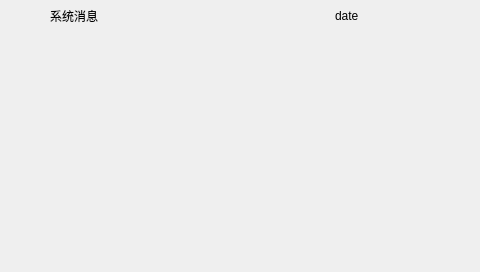
<?xml version="1.0" encoding="UTF-8"?>
<ui version="4.0">
 <class>BaseDialog</class>
 <widget class="QDialog" name="BaseDialog">
  <property name="geometry">
   <rect>
    <x>0</x>
    <y>0</y>
    <width>480</width>
    <height>272</height>
   </rect>
  </property>
  <property name="windowTitle">
   <string>BaseDialog</string>
  </property>
  <widget class="QWidget" name="widget" native="true">
   <property name="geometry">
    <rect>
     <x>0</x>
     <y>0</y>
     <width>480</width>
     <height>32</height>
    </rect>
   </property>
   <widget class="QLabel" name="cur_datetime">
    <property name="geometry">
     <rect>
      <x>335</x>
      <y>0</y>
      <width>145</width>
      <height>32</height>
     </rect>
    </property>
    <property name="text">
     <string>date</string>
    </property>
   </widget>
   <widget class="QLabel" name="logo">
    <property name="geometry">
     <rect>
      <x>0</x>
      <y>0</y>
      <width>50</width>
      <height>32</height>
     </rect>
    </property>
    <property name="text">
     <string/>
    </property>
    <property name="pixmap">
     <pixmap resource="skin.qrc">:/res/mogu33.png</pixmap>
    </property>
   </widget>
   <widget class="QLabel" name="label">
    <property name="geometry">
     <rect>
      <x>50</x>
      <y>0</y>
      <width>250</width>
      <height>32</height>
     </rect>
    </property>
    <property name="text">
     <string>系统消息</string>
    </property>
   </widget>
  </widget>
  <widget class="QStackedWidget" name="base_stackedWidget">
   <property name="geometry">
    <rect>
     <x>0</x>
     <y>33</y>
     <width>480</width>
     <height>240</height>
    </rect>
   </property>
  </widget>
 </widget>
 <layoutdefault spacing="6" margin="11"/>
 <resources>
  <include location="skin.qrc"/>
 </resources>
 <connections/>
</ui>
